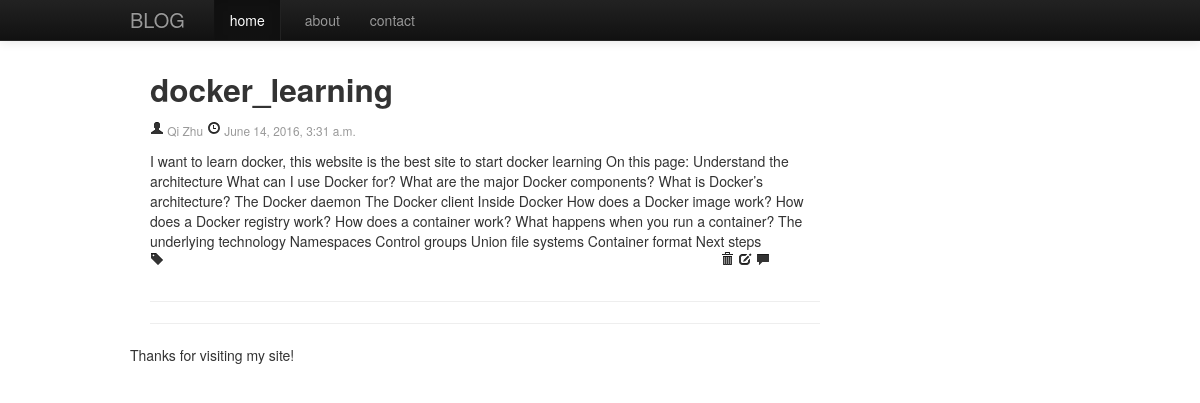
The app's page /sblog/blog/1/ with its own data.
### sblog/models.py (models this page shows, shortened)
class Blog(models.Model):
    caption = models.CharField(max_length=50)
    author = models.ForeignKey(Author)
    tags = models.ManyToManyField(Tag, blank=True)
    content = models.TextField()
    publish_time = models.DateTimeField(auto_now_add=True)
    update_time = models.DateTimeField(auto_now=True)
    class Meta:
        ordering = ['-publish_time']

class Author(models.Model):
    name = models.CharField(max_length=30)
    email = models.EmailField(blank=True)
    website = models.URLField(blank=True)
    def __unicode__(self):
        return u'%s' % (self.name)

### sblog/views.py (the view)
# urls.py: url(r'^blog/(?P<id>\d+)/$','sblog.views.blog_show',name = 'detailblog'),
def blog_show(request, id = ''):
	try:
		blog = Blog.objects.get(id = id)
	except Blog.DoesNotExist:
		raise Http404
	return render(request,'blog_show.html',{'blog':blog})

### templates/sblog/blog_show.html (shortened to what this page needs)
{% extends "blog_base.html" %}
{% block article %}
<div class="content">
    <article class="content-main">
    {% block article_title %}
        <h2>{{ blog.caption }}</h2>
    {% endblock %}
    <p class="muted">
        <i class="icon-user"></i><small> {{ blog.author }}</small>
        <i class="icon-time"></i><small> {{ blog.publish_time }}</small>
    </p>
        <section>
        <div class="blog-content">
            {% block article_content %}
                {{ blog.content }}
            {% endblock %}
        </div>
    </section>
    <section>
        <div class="row-fluid post-info">
            <div class="span3">
                <p>
                    <i class="icon-tag"></i>
                </p>
            </div>
            <div class="span2 offset7">
                <a href="{% url delblog blog.id %}" title="delete"><i class="icon-trash"></i></a>
                <a href="{% url updateblog blog.id %}" title="edit"><i class="icon-edit"></i></a>
                <a href="#cmt" title="comment"><i class=" icon-comment"></i></a>
            </div>
        </div>
    <hr>
    </section>
    </article>
    <hr>
</div>
{% endblock %}

### templates/blog_base.html (style rules this page uses)
body { padding-top: 60px; }

### records on screen
Blog: caption "docker_learning", author "Qi Zhu", publish_time "June 14, 2016, 3:31 a.m.", content "I want to learn docker, this website is the best site to start docker learning On this page: Understand the architecture What can I use Docker for? What are the major Docker components? What is Docker’s architecture? The Docker daemon The Docker client Inside Docker How does a Docker image work? How does a Docker registry work? How does a container work? What happens when you run a container? The underlying technology Namespaces Control groups Union file systems Container format Next steps"
